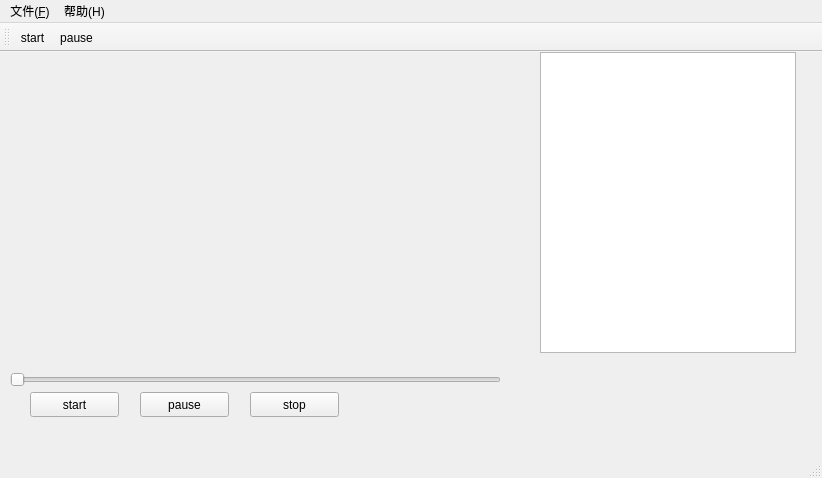
<?xml version="1.0" encoding="UTF-8"?>
<ui version="4.0">
 <class>MainWindow</class>
 <widget class="QMainWindow" name="MainWindow">
  <property name="geometry">
   <rect>
    <x>0</x>
    <y>0</y>
    <width>822</width>
    <height>478</height>
   </rect>
  </property>
  <property name="sizePolicy">
   <sizepolicy hsizetype="Expanding" vsizetype="Expanding">
    <horstretch>0</horstretch>
    <verstretch>0</verstretch>
   </sizepolicy>
  </property>
  <property name="windowTitle">
   <string>MainWindow</string>
  </property>
  <widget class="QWidget" name="centralWidget">
   <widget class="QListView" name="crrent_file">
    <property name="geometry">
     <rect>
      <x>540</x>
      <y>0</y>
      <width>256</width>
      <height>301</height>
     </rect>
    </property>
   </widget>
   <widget class="QWidget" name="widget" native="true">
    <property name="geometry">
     <rect>
      <x>0</x>
      <y>0</y>
      <width>521</width>
      <height>301</height>
     </rect>
    </property>
    <property name="sizePolicy">
     <sizepolicy hsizetype="Expanding" vsizetype="Expanding">
      <horstretch>0</horstretch>
      <verstretch>0</verstretch>
     </sizepolicy>
    </property>
   </widget>
   <widget class="QSlider" name="positionSlider">
    <property name="geometry">
     <rect>
      <x>10</x>
      <y>320</y>
      <width>491</width>
      <height>16</height>
     </rect>
    </property>
    <property name="sizePolicy">
     <sizepolicy hsizetype="Expanding" vsizetype="Expanding">
      <horstretch>0</horstretch>
      <verstretch>0</verstretch>
     </sizepolicy>
    </property>
    <property name="orientation">
     <enum>Qt::Horizontal</enum>
    </property>
   </widget>
   <widget class="QPushButton" name="button_start">
    <property name="geometry">
     <rect>
      <x>30</x>
      <y>340</y>
      <width>89</width>
      <height>25</height>
     </rect>
    </property>
    <property name="text">
     <string>start</string>
    </property>
   </widget>
   <widget class="QPushButton" name="button_pause">
    <property name="geometry">
     <rect>
      <x>140</x>
      <y>340</y>
      <width>89</width>
      <height>25</height>
     </rect>
    </property>
    <property name="text">
     <string>pause</string>
    </property>
   </widget>
   <widget class="QPushButton" name="stop">
    <property name="geometry">
     <rect>
      <x>250</x>
      <y>340</y>
      <width>89</width>
      <height>25</height>
     </rect>
    </property>
    <property name="text">
     <string>stop</string>
    </property>
   </widget>
  </widget>
  <widget class="QMenuBar" name="menuBar">
   <property name="geometry">
    <rect>
     <x>0</x>
     <y>0</y>
     <width>822</width>
     <height>28</height>
    </rect>
   </property>
   <widget class="QMenu" name="menu_F">
    <property name="title">
     <string>文件(&amp;F)</string>
    </property>
    <addaction name="openfile"/>
   </widget>
   <widget class="QMenu" name="menu_H">
    <property name="title">
     <string>帮助(H)</string>
    </property>
    <addaction name="help"/>
   </widget>
   <addaction name="menu_F"/>
   <addaction name="menu_H"/>
  </widget>
  <widget class="QToolBar" name="mainToolBar">
   <attribute name="toolBarArea">
    <enum>TopToolBarArea</enum>
   </attribute>
   <attribute name="toolBarBreak">
    <bool>false</bool>
   </attribute>
   <addaction name="actionstart"/>
   <addaction name="actionpause"/>
  </widget>
  <widget class="QStatusBar" name="statusBar"/>
  <action name="openfile">
   <property name="text">
    <string>打开文件</string>
   </property>
  </action>
  <action name="help">
   <property name="text">
    <string>help</string>
   </property>
  </action>
  <action name="actionstart">
   <property name="text">
    <string>start</string>
   </property>
   <property name="toolTip">
    <string>start</string>
   </property>
  </action>
  <action name="actionpause">
   <property name="text">
    <string>pause</string>
   </property>
   <property name="toolTip">
    <string>pause</string>
   </property>
  </action>
 </widget>
 <layoutdefault spacing="6" margin="11"/>
 <resources/>
 <connections/>
</ui>
